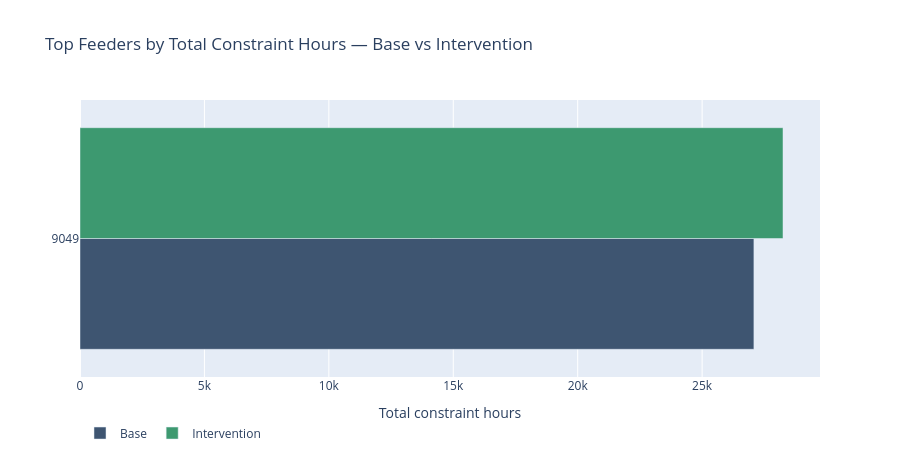

Notebook cell for this chart:
### Markdown cell above
## 5. Which feeders have the most constraints?

Total constraint hours aggregated per feeder across all scenarios and seasons - the fastest way to identify where the network is under stress.

### Code cell
constraint_cols = {
    "Overvoltage hrs":  "voltage_over_limit_hours",
    "Undervoltage hrs": "voltage_under_limit_hours",
    "Thermal load hrs": "thermal_load_limit_hours",
    "Thermal gen hrs":  "thermal_gen_limit_hours",
}

feeder_agg = df.groupby(["feeder", "source"], as_index=False)[list(constraint_cols.values())].sum()
feeder_agg["total_constraint_hrs"] = feeder_agg[list(constraint_cols.values())].sum(axis=1)

# Rank feeders by base constraint hours so the ordering is stable
top_feeders = (
    feeder_agg[feeder_agg["source"] == "Base"]
    .nlargest(10, "total_constraint_hrs")
    .sort_values("total_constraint_hrs")
)
top_feeder_names = top_feeders["feeder"].tolist()

plot_data = feeder_agg[feeder_agg["feeder"].isin(top_feeder_names)]

fig = px.bar(
    plot_data,
    x="total_constraint_hrs",
    y="feeder",
    color="source",
    orientation="h",
    barmode="group",
    title="Top Feeders by Total Constraint Hours — Base vs Intervention",
    labels={"total_constraint_hrs": "Total constraint hours", "feeder": "", "source": ""},
    color_discrete_map={"Base": C["primary"], "Intervention": C["green"]},
    category_orders={"feeder": top_feeders["feeder"].tolist(), "source": SOURCE_ORDER},
)
fig.update_yaxes(categoryorder="array", categoryarray=top_feeders["feeder"].tolist())
fig.update_layout(legend={"orientation": "h", "y": -0.15}, height=460)
fig.show()

### Figure 1 — Plotly figure (JSON) as saved in the notebook; plotly's stock layout.template omitted (floating-point values rounded to 4 significant figures)
{"data": [{"alignmentgroup": "True", "hovertemplate": "=%{y}<br>Total constraint hours=%{x}<extra></extra>", "legendgroup": "Base", "marker": {"color": "#3E5571", "pattern": {"shape": ""}}, "name": "Base", "offsetgroup": "Base", "orientation": "h", "showlegend": true, "textposition": "auto", "type": "bar", "x": [27080.0], "xaxis": "x", "y": ["9049"], "yaxis": "y"}, {"alignmentgroup": "True", "hovertemplate": "=%{y}<br>Total constraint hours=%{x}<extra></extra>", "legendgroup": "Intervention", "marker": {"color": "#3D9970", "pattern": {"shape": ""}}, "name": "Intervention", "offsetgroup": "Intervention", "orientation": "h", "showlegend": true, "textposition": "auto", "type": "bar", "x": [28250.0], "xaxis": "x", "y": ["9049"], "yaxis": "y"}], "layout": {"barmode": "group", "height": 460, "legend": {"orientation": "h", "title": {"text": ""}, "tracegroupgap": 0, "y": -0.15}, "title": {"text": "Top Feeders by Total Constraint Hours — Base vs Intervention"}, "xaxis": {"anchor": "y", "domain": [0, 1], "title": {"text": "Total constraint hours"}}, "yaxis": {"anchor": "x", "categoryarray": ["9049"], "categoryorder": "array", "domain": [0, 1], "title": {"text": ""}}}}
